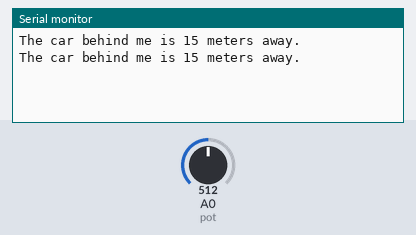
The sketch below on a simulated Arduino Uno, built with avr-gcc and run on an emulated ATmega328P. On the bench: the last lines printed to the serial monitor. The inputs (shaded band) are chosen by the test bench; at power-on: A0 (pot) = 512.

Above: at 1.8 s.
1.9 s: A0 (pot) set to 716
At 2.8 s:
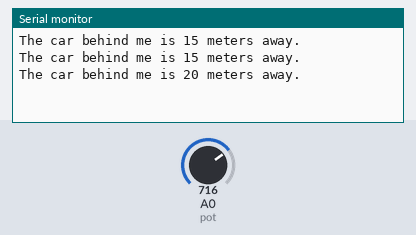
3.4 s: A0 (pot) set to 900
At 4.5 s:
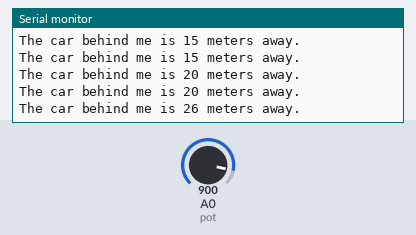
Timing chart, 0 to 6.4 s (numbered marks = the images above; inputs shaded):
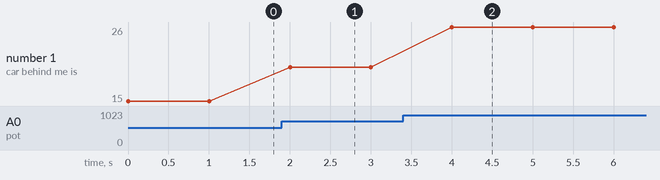

The sketch:

pot_code.ino
```cpp
  int sensorVal = 0;

  void setup() {
 // Setup Serial communication with computer
    Serial.begin(9600);
  }

  void loop() {
 // Read the value from the sensor:
    sensorVal = map(analogRead(A0),0,1023,0,30); //Maps pot input to distance measurment of 0 to 30 meters

 // Send the value to the Serial Monitor
    Serial.print("The car behind me is ");
    Serial.print(sensorVal);
    Serial.println(" meters away.");

 // Interval between readings = 1 second
    delay(1000);
  }
```

Measured:
- after the input at 1.9 s, the serial monitor: prints a new line after 0.10 s (image 1)
- after the input at 3.4 s, the serial monitor: prints a new line after 0.60 s (image 2)
- plotted number 1: 15 → 20 after the input at 1.9 s, 20 → 26 after the input at 3.4 s
